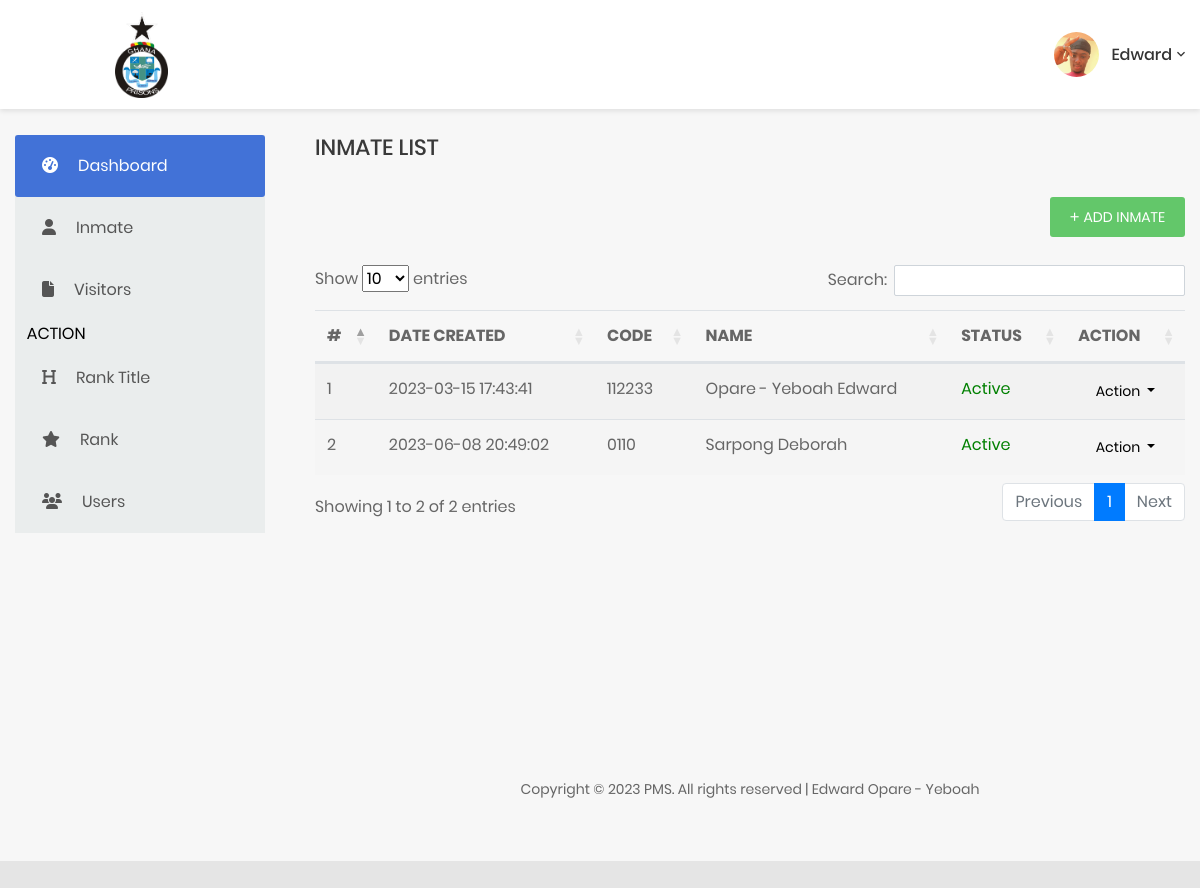
The app's page /inmate.php (signed in) with its own data.
### tables this page shows
CREATE TABLE `users` (
  `id` int(50) NOT NULL,
  `firstname` varchar(250) NOT NULL,
  `middlename` text DEFAULT NULL,
  `lastname` varchar(250) NOT NULL,
  `username` text NOT NULL,
  `password` text NOT NULL,
  `avatar` text DEFAULT NULL,
  `last_login` datetime DEFAULT NULL,
  `type` tinyint(1) NOT NULL DEFAULT 0,
  `rank` varchar(100) NOT NULL,
  `date_added` datetime NOT NULL DEFAULT current_timestamp(),
  `date_updated` datetime DEFAULT current_timestamp() ON UPDATE current_timestamp(),
  `status` int(11) NOT NULL DEFAULT 1,
  `drug_permit` varchar(100) NOT NULL,
  `food_permit` varchar(100) NOT NULL,
  `request_drug_permit` int(11) NOT NULL,
  `request_food_permit` int(11) NOT NULL
);

CREATE TABLE `inmate_list` (
  `id` int(30) NOT NULL,
  `code` varchar(100) NOT NULL,
  `firstname` text NOT NULL,
  `middlename` text DEFAULT NULL,
  `lastname` text NOT NULL,
  `sex` varchar(100) NOT NULL,
  `dob` date NOT NULL,
  `address` text NOT NULL,
  `marital_status` varchar(250) NOT NULL,
  `eye_color` text NOT NULL,
  `complexion` text NOT NULL,
  `cell_id` int(11) NOT NULL,
  `sentence` text NOT NULL,
  `date_from` date NOT NULL,
  `date_to` date DEFAULT NULL,
  `emergency_name` text DEFAULT NULL,
  `emergency_contact` text DEFAULT NULL,
  `emergency_relation` text DEFAULT NULL,
  `image_path` text DEFAULT NULL,
  `status` tinyint(1) NOT NULL DEFAULT 1,
  `visiting_privilege` tinyint(1) NOT NULL DEFAULT 1,
  `date_created` datetime NOT NULL DEFAULT current_timestamp(),
  `date_updated` datetime NOT NULL DEFAULT current_timestamp() ON UPDATE current_timestamp(),
  `delete_flag` int(11) NOT NULL DEFAULT 0
);

### inmate.php (the view, shortened to what this page needs)
<?php
if(empty($_SESSION['user'])) {
    echo "<script> location.href='logout.php';</script>";
}else{
 ?>
<?php include 'db.php'; ?>
<?php include 'include/head.php'; ?>
<body class="animsition">
    <div class="page-wrapper">
        <?php include 'include/header.php'; ?>
        <div class="page-container3">
            <section>
                <div class="container"><br>
                    <div class="row">
                        <div class="col-xl-3">
                            <?php include 'include/side_menu.php'; ?>
                        </div>
                        <div class="col-xl-9">
                            <div class="page-content">
                                <div class="row">
                                    <div class="col-md-12">
                                <h3 class="title-5 m-b-35">INMATE LIST</h3>
                                <div class="table-data__tool">
                                    <div class="table-data__tool-right">
                                        <a href="add-inmate.php" class="au-btn au-btn-icon au-btn--green au-btn--small" >
                                            <i class="zmdi zmdi-plus"></i>add inmate</a>
                                    </div>
                                </div>
                                <div class="">
                                    <table class="table table-striped" id="prison_table" style="width:100%">
                                        <thead>
                                            <tr>
                                                <th>#</th>
                                                <th>DATE CREATED</th>
                                                <th>CODE</th>
                                                <th>NAME</th>
                                                <th>STATUS</th>
                                                <th>ACTION</th>
                                            </tr>
                                        </thead>
                                        <tbody>
                                         <?php
                    $i = 1;
                        $qry = $db->prepare("SELECT *,concat(lastname,' ', firstname, coalesce(concat(' ', middlename), '')) AS `name` FROM `inmate_list` WHERE delete_flag=0 ORDER BY `name` ASC");
                        $qry->execute();
                        $results=$qry->fetchAll(PDO::FETCH_OBJ);
                        foreach($results as $result){
                            $status = $result->status;
                            if ($status == 1) {
                                $stShow = "Active";
                                $color = "green";
                            }else{
                                $stShow = "Inactive";
                                $color = "red";
                            }
                    ?>
                                            <tr class="">
                                                <td><?php echo $i; ?></td>
                                                <td><?php echo $result->date_created; ?></td>
                                                <td><?php echo $result->code; ?></td>
                                                <td><?php echo $result->name; ?></td>
                                                <td>
                                                    <div style="color:<?php echo $color;?>"> <?php echo htmlentities($stShow);?></div>
                                                </td>
                                                <td align="center">
                                                 <button type="button" class="btn btn-flat p-1 btn-default btn-sm dropdown-toggle dropdown-icon" data-toggle="dropdown">
                                                        Action
                                                  </button>
                                            </td>
                                            </tr>
                                            <?php $i++; } ?>
                                        </tbody>
                                    </table>
                                </div>
                            </div>
                                </div>
                                <?php include 'include/footer_note.php'; ?>
                            </div>
                        </div>
                    </div>
                </div>
            </section>
        </div>
    </div>
<?php include 'include/footer.php'; ?>
  <?php } ?>

### include/header.php (shortened to what this page needs)
 <?php
 $query = $db->query("SELECT * FROM users WHERE id = '".$_SESSION['id']."'");
  if($query->rowCount() > 0){
    $result = $query->fetchAll(PDO::FETCH_OBJ);
    foreach($result as $data){
        $myImage = $data->avatar;
    }
}
 ?>
        <header class="header-desktop4">
            <div class="container">
                <div class="header4-wrap">
                    <div class="header__logo">
                        <a href="dashboard.php">
                            <img src="images/pmslogo.png" alt="pms" style="width: 15%; margin-left: 100px;">
                        </a>
                    </div>
                    <div class="header__tool">
                        <div class="account-wrap">
                            <div class="account-item account-item--style2 clearfix js-item-menu">
                                <div class="image">
                                    <img src="<?php echo($myImage); ?>" alt="profile" />
                                </div>
                                <div class="content">
                                    <a class="js-acc-btn" href="javascript:;"><?php echo $_SESSION['firstname']; ?></a>
                                </div>
                            </div>
                        </div>
                    </div>
                </div>
            </div>
        </header>

### records on screen
users: avatar (picture)
inmate_list: date_created "2023-03-15 17:43:41", code "112233", name "Opare - Yeboah Edward", status "Active"
inmate_list: date_created "2023-06-08 20:49:02", code "0110", name "Sarpong Deborah", status "Active"

### other values on screen
$_SESSION['firstname'] "Edward"
